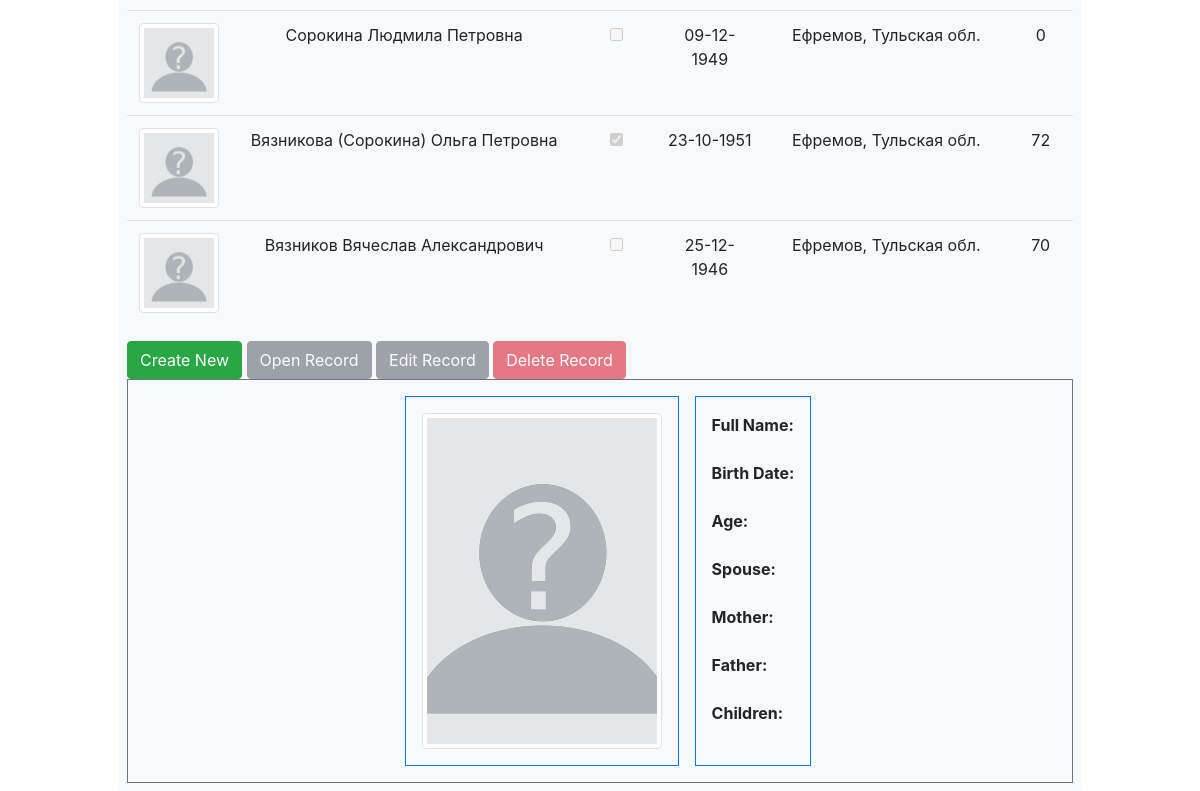
Page /persons/user/sorokin/persons (signed in, lower part) on the earlier database version.
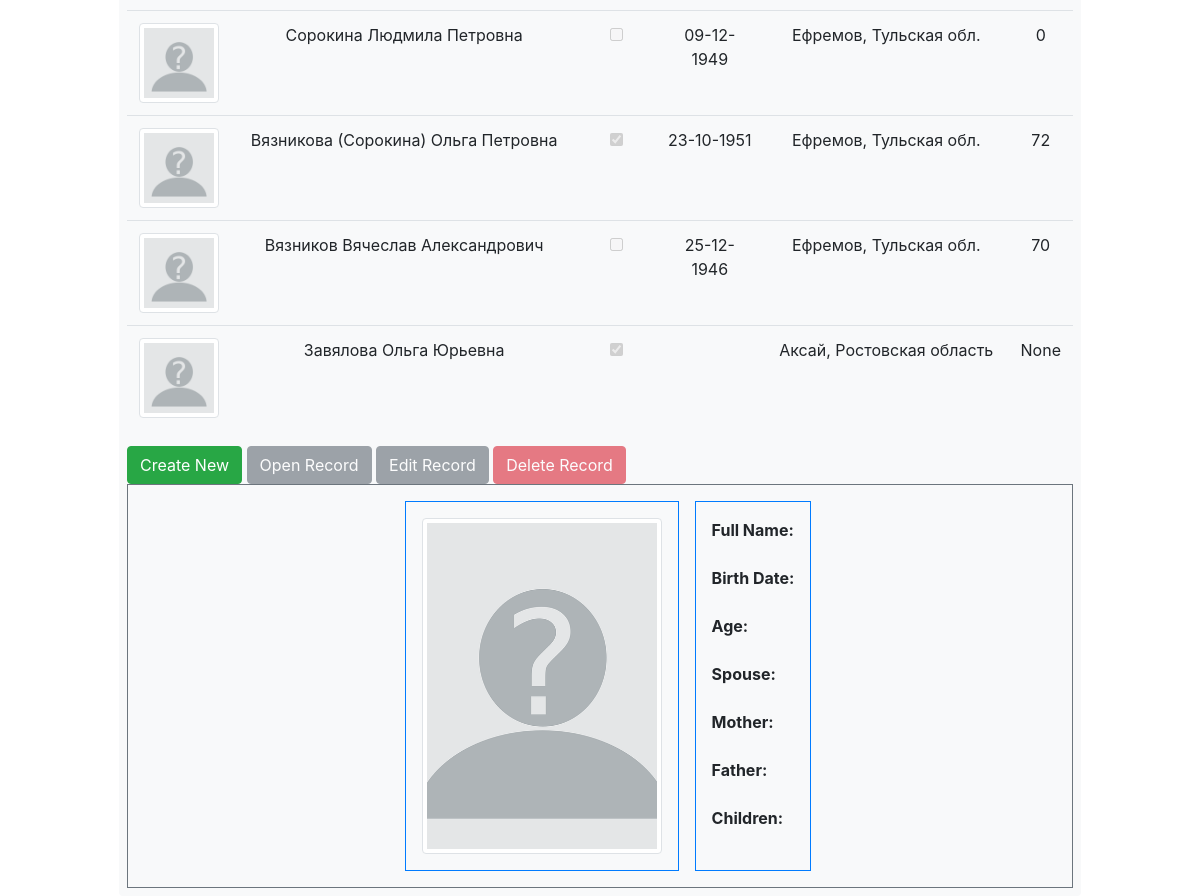
Same page on the later database version.
### treeflaskapp/models.py (models this page shows)
class Person(db.Model):
    id = db.Column(db.Integer, primary_key=True)
    user_id = db.Column(db.Integer, db.ForeignKey('user.id'), nullable=False)
    name = db.Column(db.String(200))
    birth_date = db.Column(db.Date)
    death_date = db.Column(db.Date)
    image_file = db.Column(db.String(120), nullable=True)
    is_alive = db.Column(db.Boolean, default=True)
    place_of_live = db.Column(db.String(120), nullable=True)
    place_of_birth = db.Column(db.String(120), nullable=True)
    age = db.Column(db.String(120), nullable=True)
    gender = db.Column(db.String(120), nullable=True)
    spouse_id = db.Column(db.Integer, db.ForeignKey('person.id'), nullable=True)  # table.id
    mother_id = db.Column(db.Integer, db.ForeignKey('person.id'), nullable=True)
    father_id = db.Column(db.Integer, db.ForeignKey('person.id'), nullable=True)
    spouse = db.relationship('Person', foreign_keys=[spouse_id], remote_side=[id])
    mother = db.relationship('Person', foreign_keys=[mother_id],
                             backref=db.backref('maternal_children', lazy='dynamic'), remote_side=lambda: Person.id)
    father = db.relationship('Person', foreign_keys=[father_id],
                             backref=db.backref('paternal_children', lazy='dynamic'), remote_side=lambda: Person.id)
    comment = db.Column(db.String(300), nullable=True)

### treeflaskapp/blueprint_persons.py (the view)
@persons.route('/user/<username>/persons')
def persons_view(username):
    try:
        if username == current_user.username:
            persons = Person.query.filter_by(user_id=current_user.id).all()
            for person in persons:
                if person.birth_date is not None:
                    birth_date = person.birth_date
                    today = datetime.today().date()  # Get the current date
                    age = today.year - birth_date.year
                    if (today.month, today.day) < (birth_date.month, birth_date.day):
                        age -= 1
                    person.age = age
                else:
                    person.age = None
                if person.death_date is not None:
                    person.is_alive = False
                    death_date = person.death_date
                    age_at_death = death_date.year - birth_date.year
                    if (death_date.month, death_date.day) < (birth_date.month, birth_date.day):
                        age_at_death -= 1
                    person.age = age_at_death
                else:
                    person.is_alive = True
            db.session.commit()
            form = PersonForm(user_language=g.user_language)  # create an instance of your form
            return render_template('persons.html', persons=persons, form=form, Person=Person)
        else:
            return "Unauthorized", 403
    except Exception as e:
        print(f"An error occurred: {e}")
        return "An error occurred", 500

### treeflaskapp/__init__.py (called while the page is built)
@app.before_request
def before_request():
    g.user_language = session.get('user_language')
    if g.user_language not in ['en', 'ru']:
        g.user_language = 'en'  # default to English if no valid language is set in session

### treeflaskapp/routes.py (called while the page is built)
@login_manager.user_loader
def load_user(user_id):
    return User.query.get(int(user_id))

@app.before_request
def before_request():
    g.user_language = session.get('user_language', 'en')

### treeflaskapp/templates/persons.html (shortened to what this page needs)
{% extends "user_panel.html" %}
{% block content %}
<div class="container">
    <div class="form-container bg-light p-2 rounded">
        {% if persons %}
        <table id="myTable" class="table text-center">
            <tbody>
                {% for person in persons %}
                <tr data-id="{{ person.id }}">
                    <td>
                        {% if person.image_file %}
                            <img src="{{ url_for('static', filename=person.image_file) }}"
                                 alt="User photo" class="img-thumbnail" style="width: 100%; min-width: 5.0em; max-width: 5.0em; height: auto; object-fit: cover;">
                        {% else %}
                            <img src="{{ url_for('static', filename='images/no-user-photo.png') }}"
                                 alt="User photo" class="img-thumbnail" style="width: 100%; min-width: 5.0em; max-width: 5.0em; height: auto; object-fit: cover;">
                        {% endif %}
                    </td>
                    <td>{{ person.name }}</td>
                    <td>
                        <input type="checkbox" {% if person.is_alive %}checked{% endif %} disabled>
                    </td>
                    <td>{{ person.birth_date.strftime('%d-%m-%Y') if person.birth_date is not none else '' }}</td>
                    <td>{{ person.place_of_live }}</td>
                    <td>{{ person.age }}</td>
                </tr>
                {% endfor %}
            </tbody>
        </table>
        <button id="createBtn" class="btn btn-success" onclick="window.location.href='{{ url_for('persons.create_person', username=session['username']) }}'">
            {{ 'Create New' if g.user_language == 'en' else 'Создать новую' }}
        </button>
        <button id="openBtn" class="btn btn-secondary" disabled onclick="editPerson()">{% if g.user_language == 'en' %}Open Record{% elif g.user_language == 'ru' %}Открыть запись{% endif %}</button>
        <button id="editBtn" class="btn btn-secondary" disabled onclick="editPerson()">{% if g.user_language == 'en' %}Edit Record{% elif g.user_language == 'ru' %}Редактировать запись{% endif %}</button>
        <button id="deleteBtn" class="btn btn-danger" disabled onclick="deletePerson()">{% if g.user_language == 'en' %}Delete Record{% elif g.user_language == 'ru' %}Удалить запись{% endif %}</button>
        <div class="d-flex justify-content-center p-3 border border-secondary">
            <div class="d-flex justify-content-center p-3 border border-primary mx-3">
                <img id="user-photo" src="{{ url_for('static', filename='images/no-user-photo.png') }}"
                     alt="User photo" class="img-thumbnail" style="width: 100%; max-width: 15.0em; height: auto; object-fit: cover;">
            </div>
            <div class="justify-content-center p-3 border border-primary">
                <div id="name-bottom-field" class="form-group">
                    <label><strong>{{ form.name.label.text }}:</strong> </label>
                </div>
                <div id="birth_date-bottom-field" class="form-group">
                    <label><strong>{{ form.birth_date.label.text }}:</strong> </label>
                </div>
                <div id="age-bottom-field" class="form-group">
                    <label><strong>{{ form.age.label.text }}:</strong> </label>
                </div>
                <div id="spouse-bottom-field" class="form-group">
                    <label><strong>{{ form.spouse.label.text }}:</strong> </label>
                </div>
                <div id="mother-bottom-field" class="form-group">
                    <label><strong>{{ form.mother.label.text }}:</strong> </label>
                </div>
                <div id="father-bottom-field" class="form-group">
                    <label><strong>{{ form.father.label.text }}:</strong> </label>
                </div>
                <div id="children-bottom-field" class="form-group">
                    <label><strong>{{ 'Children' if g.user_language == 'en' else 'Дети' }}:</strong> </label>
                </div>
            </div>
        </div>
    {% endif %}
    </div>
</div>
<link rel="stylesheet" type="text/css" href="https://cdn.datatables.net/1.10.25/css/jquery.dataTables.min.css">
{% endblock %}

### treeflaskapp/templates/user_panel.html (shortened to what this page needs)
<!DOCTYPE html>
<html>
<head>
    <link rel="stylesheet" href="https://stackpath.bootstrapcdn.com/bootstrap/4.3.1/css/bootstrap.min.css">
</head>
<body>
<div class="container-fluid">
  <div class="row">
    <main role="main" class="col-md-9 ml-sm-auto col-lg-10 px-1 p-0 mx-auto" >
      {% block content %}
      {% endblock %}
    </main>
  </div>
</div>
</body>
</html>

Differences in the rows shown:
added Person: name "Завялова Ольга Юрьевна", is_alive "☑", place_of_live "Аксай, Ростовская область", age "None"
